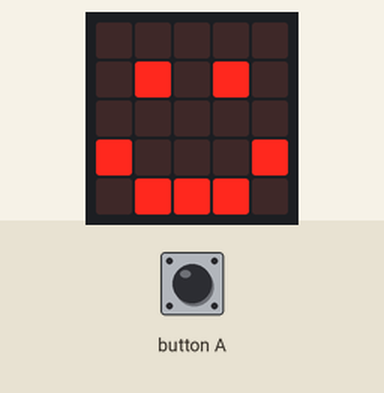
The program below on a simulated BBC micro:bit (MakeCode). On the bench: the board's 5×5 LED display.

Above: at 0.1 s.
At 10.1 s:
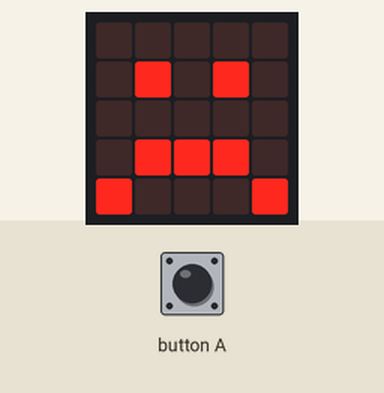
At 19.3 s:
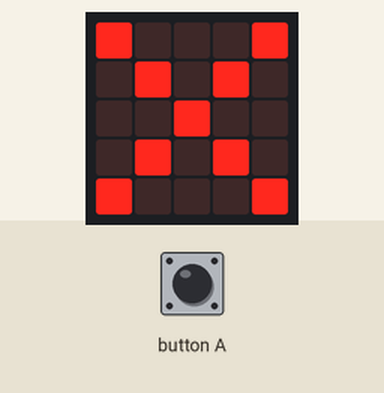

Measured:
- what the display in image 1 shows lasts 9.2 s, from 10.0 s to 19.2 s

The program:

main.ts
```typescript
let voeding = 20
let knuffel = 20
let dood = 0
loops.everyInterval(1000, function () {
    voeding += -1
    knuffel += -1
})
basic.forever(function () {
    if (input.buttonIsPressed(Button.A) && dood == 0) {
        voeding += 5
        knuffel += 5
    }
    if (input.buttonIsPressed(Button.A) && dood == 1) {

    }
})
basic.forever(function () {
    if (voeding > 10 || (knuffel > 10 || dood < 0)) {
        basic.showLeds(`
            . . . . .
            . # . # .
            . . . . .
            # . . . #
            . # # # .
            `)
    }
    if ((voeding < 10 || knuffel < 10) && (voeding > 0 || knuffel > 0)) {
        basic.showLeds(`
            . . . . .
            . # . # .
            . . . . .
            . # # # .
            # . . . #
            `)
    }
    if (voeding == 0 || knuffel == 0) {
        dood = 1
        basic.showLeds(`
            # . . . #
            . # . # .
            . . # . .
            . # . # .
            # . . . #
            `)
    }
})
```

test.ts
```typescript
// tests gaan hier; deze zal niet worden gecompileerd wanneer dit pakket wordt gebruikt als extensie.
```
